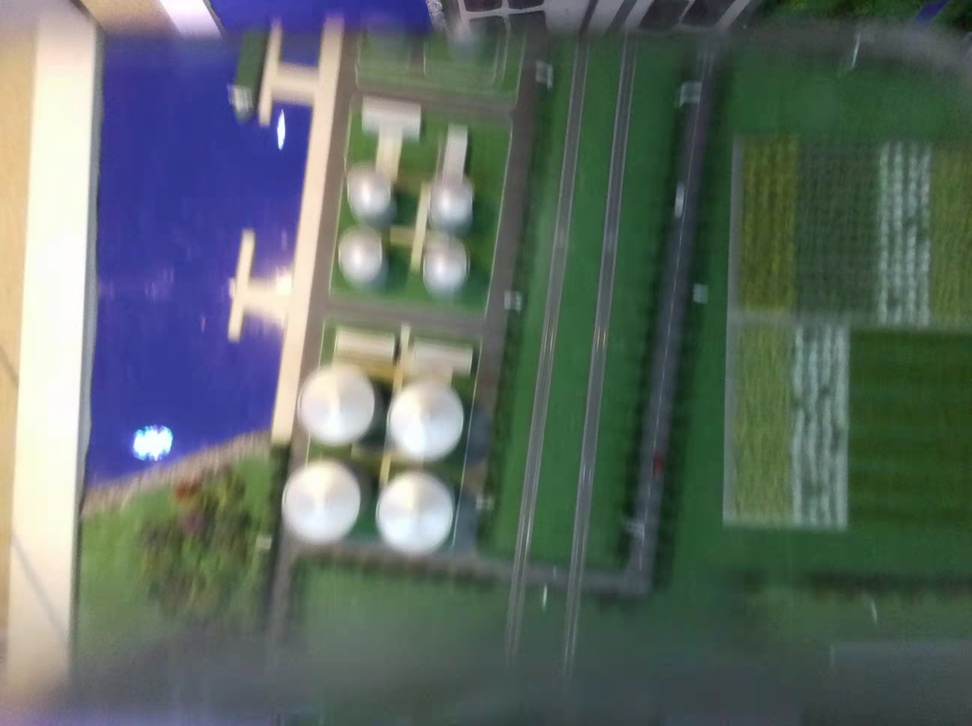
#> input picture data/target3.jpg, 972 x 726 px, shrunk from 2592 x 1936 before the run
$ python map_matcher.py
#> lines starting #> are read from the running program, lines starting #| are printed output that depends on the picture; after the words box and inside, x2 and y2 are one past the last pixel; in counts of white or black regions, pixels touching at a corner belong together
#> further down, img1 is the input picture: shape (726, 972, 3); mean B, G, R 101, 106.4, 94.1
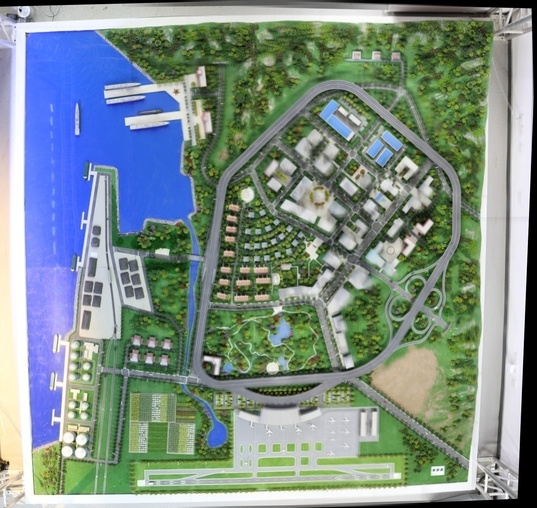
#> input picture data/moban.jpg, 537 x 508 px, shrunk from 1431 x 1355 before the run
#> further down, img2 is the input picture: shape (508, 537, 3); mean B, G, R 136.9, 142.2, 125.7
import cv2
import numpy as np


class SIFT_matcher(object):
    def __init__(self, map):
        self.map = map
        self.sift = cv2.SIFT_create()
        self.kp_map, self.des_map = self.sift.detectAndCompute(map, None)
#> self.kp_map = 3860 keypoints; strongest (x, y, size): (207, 358, 3.7), (496, 474, 2.4), (429, 223, 4.7), (495, 491, 2.3)
        self.MIN_MATCH_COUNT = 10

    def cal_rectangle_degree(self, img_ori, hull):
        # 计算该坐标点组成的四边形的面积
        im = np.zeros(img_ori.shape[:2], dtype="uint8")
        filling_image = np.array(
            [hull[0][0], hull[1][0], hull[2][0], hull[3][0]], np.int32)
        polygon_mask = cv2.fillPoly(im, [filling_image], 255)
        measure_polygon = np.sum(np.greater(polygon_mask, 0))

        # 计算该坐标点组成的四边形的外接矩形面积
        rect = cv2.minAreaRect(hull)  # 得到最小外接矩形的（中心(x,y), (宽,高), 旋转角度）
        # 获取最小外接矩形的4个顶点坐标(ps: cv2.boxPoints(rect) for OpenCV 3.x)
        box = cv2.boxPoints(rect)
        box = np.int0(box)
        box = cv2.convexHull(box, clockwise=True)
        filling_image = np.array(
            [box[0][0], box[1][0], box[2][0], box[3][0]], np.int32)
        rectangle_mask = cv2.fillPoly(im, [filling_image], 255)
        measure_rectangle = np.sum(np.greater(rectangle_mask, 0))

        # 计算矩形度
        Rectangle_degree = measure_polygon/measure_rectangle

        return Rectangle_degree

    def match(self, template):
        rectangle_degree = None
        center = None

        kp, des = self.sift.detectAndCompute(template, None)
#> kp = 380 keypoints; strongest (x, y, size): (152, 442, 22.1), (317, 505, 43.9), (413, 518, 44.7), (384, 394, 16.4)

        matcher = cv2.BFMatcher()
        matches = matcher.knnMatch(des, self.des_map, k=2)
#> matches = 380 matches

        good_matches = []
        for m, n in matches:
            if m.distance < 0.85*n.distance:
                good_matches.append(m)
#> after the loop, good_matches = 54 matches

        if len(good_matches) > self.MIN_MATCH_COUNT:
            src_pts = np.float32(
                [kp[m.queryIdx].pt for m in good_matches]).reshape(-1, 2)
#> src_pts = 54 pairs, first value 87.47 to 926, second value 5.02 to 552.1
            dst_pts = np.float32(
                [self.kp_map[m.trainIdx].pt for m in good_matches]).reshape(-1, 2)
#> dst_pts = 54 pairs, first value 42.54 to 476, second value 6.42 to 480.5

            H, _ = cv2.findHomography(src_pts, dst_pts, cv2.RANSAC, 3.0)
#> H = [[0.151, 0.00884, 14.85], [-0.0186, 0.167, 378], [-3.11e-05, 4.1e-05, 1]]

            h, w = template.shape[:2]
#> h = 726; w = 972
            pts = np.float32([[0, 0], [0, h-1], [w-1, h-1],
                              [w-1, 0]]).reshape(-1, 1, 2)
#> pts = [[0, 0], [0, 725], [971, 725], [971, 0]]
            dst = cv2.perspectiveTransform(pts, H)
#> dst = [[14.85, 378], [20.64, 484.9], [167.5, 481.5], [166.1, 371.2]]
            points = np.int32(dst)
#> points = [[14, 378], [20, 484], [167, 481], [166, 371]]
            rectangle_degree = self.cal_rectangle_degree(self.map, points)
#> in cal_rectangle_degree, `polygon_mask = cv2.fillPoly(im, [filling_image], 255)`:
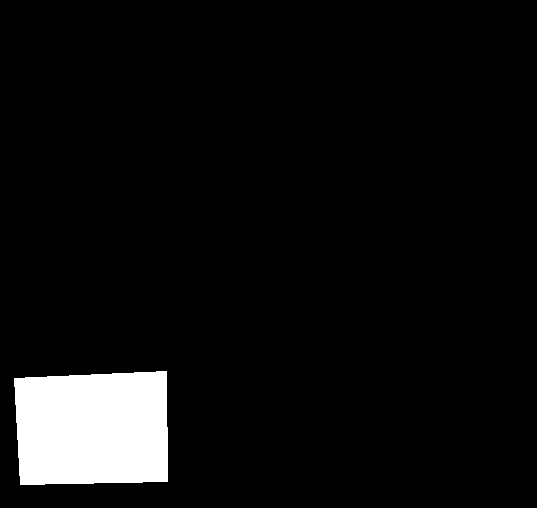
#> polygon_mask: shape (508, 537); 6% white; 1 white region, box (x1, y1, x2, y2) and area: (14, 371, 168, 485) 16421
#> in cal_rectangle_degree, `measure_polygon = np.sum(np.greater(polygon_mask, 0))`: measure_polygon = 16421
#> in cal_rectangle_degree, `rect = cv2.minAreaRect(hull)`: rect = ((92.53, 429.4), (152.2, 109.9), -2.64)
#> in cal_rectangle_degree, `box = cv2.boxPoints(rect)`: box = [[19.06, 487.8], [14, 378], [166, 371], [171.1, 480.8]]
#> in cal_rectangle_degree, `box = np.int0(box)`: box = [[19, 487], [13, 378], [165, 371], [171, 480]]
#> in cal_rectangle_degree, `box = cv2.convexHull(box, clockwise=True)`: box = [[171, 480], [165, 371], [13, 378], [19, 487]]
#> in cal_rectangle_degree, `rectangle_mask = cv2.fillPoly(im, [filling_image], 255)`:
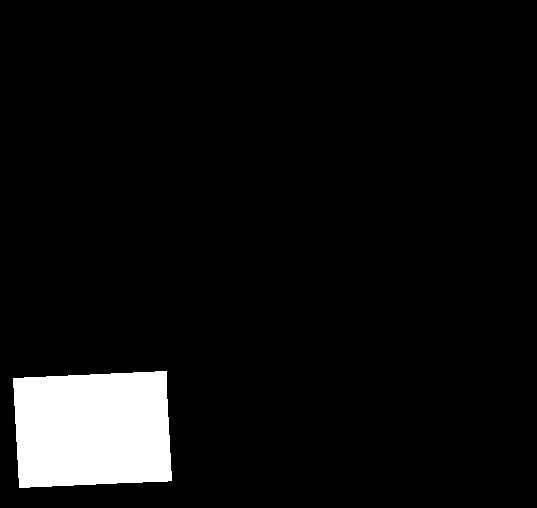
#> rectangle_mask: shape (508, 537); 6.2% white; 1 white region, box (x1, y1, x2, y2) and area: (13, 371, 172, 488) 16893
#> in cal_rectangle_degree, `measure_rectangle = np.sum(np.greater(rectangle_mask, 0))`: measure_rectangle = 16893
#> in cal_rectangle_degree, `Rectangle_degree = measure_polygon/measure_rectangle`: Rectangle_degree = 0.972
#> rectangle_degree = 0.972

            H = cv2.moments(points)
#> H = moments, m00 16163.5, centre m10/m00, m01/m00 = (92.18, 428.2)
            cx = int(H['m10']/H['m00'])
#> cx = 92
            cy = int(H['m01']/H['m00'])
#> cy = 428
            center = (cx, cy)
#> center = (92, 428)

        return len(good_matches), rectangle_degree, center


if __name__ == '__main__':
    img1 = cv2.imread('./data/target3.jpg')
    img2 = cv2.imread('./data/moban.jpg')

    sift_matcher = SIFT_matcher(img2)
    sift_matcher.match(img1)
